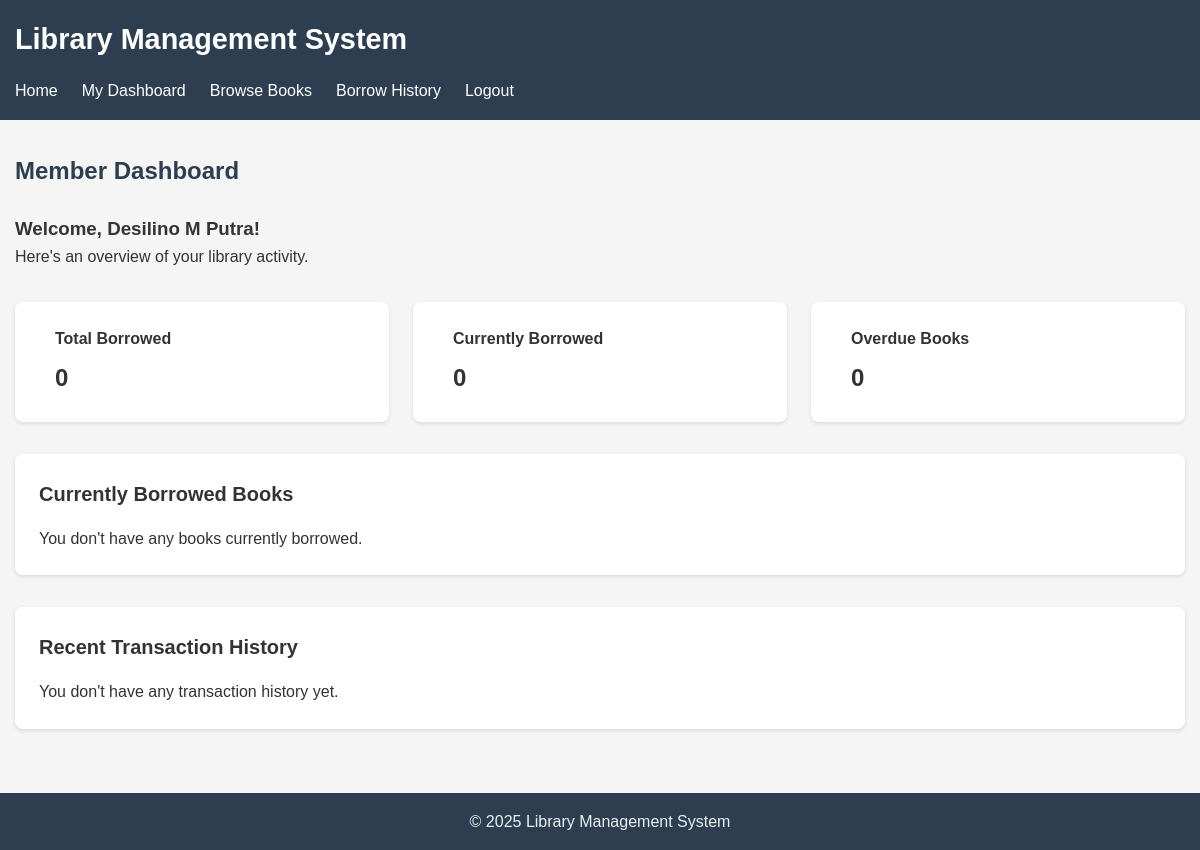
Page /member/dashboard.php (signed in) on the earlier database version.
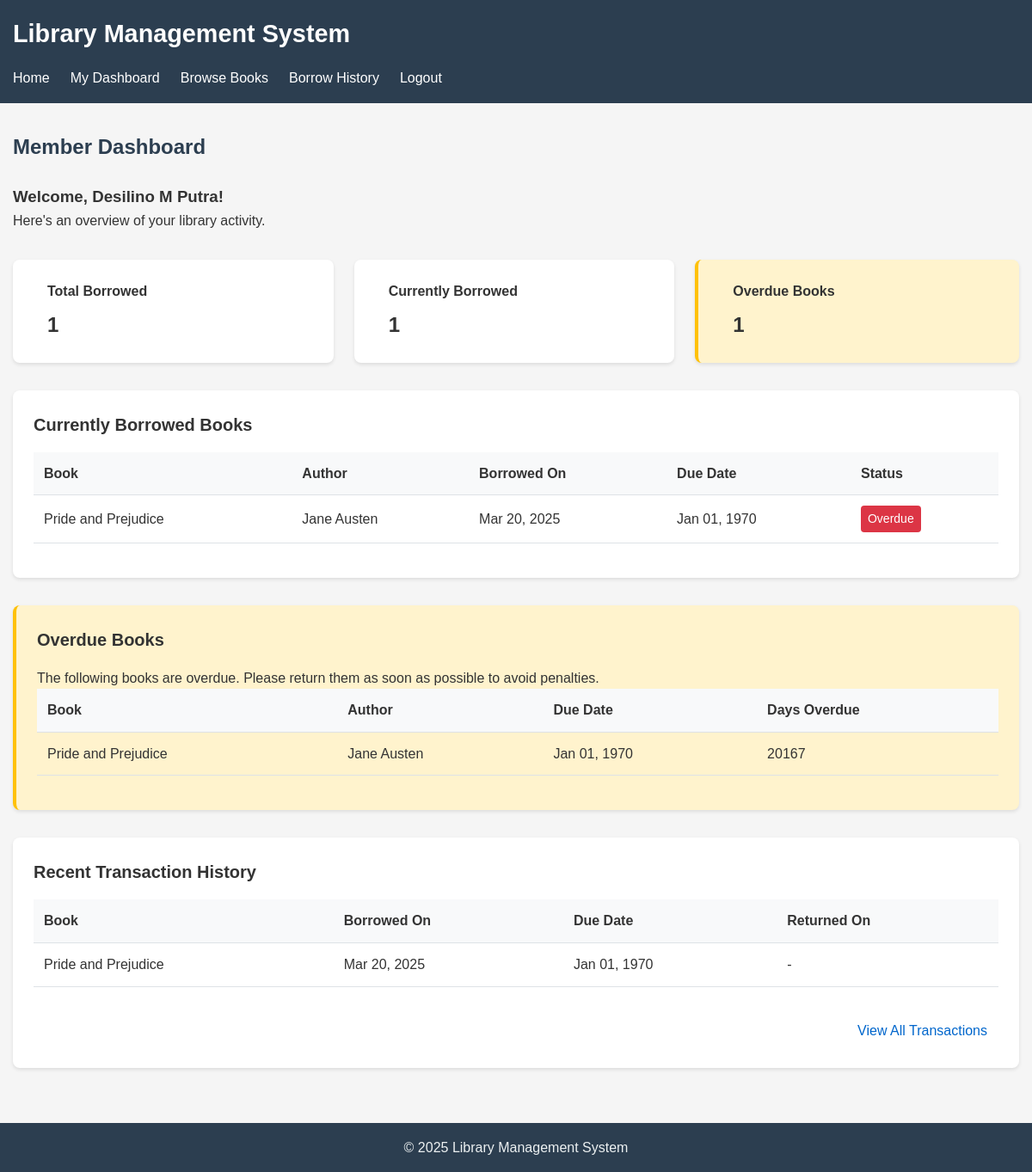
Same page on the later database version.
### tables this page shows
CREATE TABLE transactions (
    id INTEGER PRIMARY KEY AUTOINCREMENT,
    user_id INTEGER NOT NULL,
    book_id INTEGER NOT NULL,
    borrowed_at TIMESTAMP DEFAULT CURRENT_TIMESTAMP,
    due_date TIMESTAMP NOT NULL,
    returned_at TIMESTAMP,
    status TEXT NOT NULL CHECK (status IN ('borrowed', 'returned', 'overdue')),
    FOREIGN KEY (user_id) REFERENCES users(id),
    FOREIGN KEY (book_id) REFERENCES books(id)
);

CREATE TABLE books (
    id INTEGER PRIMARY KEY AUTOINCREMENT,
    title TEXT NOT NULL,
    author TEXT NOT NULL,
    publisher_id INTEGER,
    year INTEGER,
    isbn TEXT,
    genre TEXT,
    quantity INTEGER NOT NULL DEFAULT 1,
    available INTEGER NOT NULL DEFAULT 1,
    created_at TIMESTAMP DEFAULT CURRENT_TIMESTAMP,
    updated_at TIMESTAMP DEFAULT CURRENT_TIMESTAMP,
    FOREIGN KEY (publisher_id) REFERENCES publishers(id)
);

### includes/db.php (called while the page is built, shortened)
<?php
function get_db_connection() {
    static $db = null;
    if ($db === null) {
        $db_path = __DIR__ . '/../database/library.db';
        try {
            $db = new \SQLite3($db_path);
            $db->enableExceptions(true);
            $db->exec('PRAGMA foreign_keys = ON');
            $db->exec('PRAGMA journal_mode = WAL');
        } catch (\Exception $e) {
            die("Database connection failed: " . $e->getMessage());
        }
    }
    return $db;
}
function db_query($sql, $params = []) {
    $db = get_db_connection();
    try {
        $stmt = $db->prepare($sql);
        if (!empty($params)) {
            foreach ($params as $param => $value) {
                $type = is_int($value) ? SQLITE3_INTEGER : SQLITE3_TEXT;
                $stmt->bindValue($param, $value, $type);
            }
        }
        $result = $stmt->execute();
        return $result;
    } catch (\Exception $e) {
        error_log("Database query error: " . $e->getMessage() . " in query: " . $sql);
        return false;
    }
}
function db_fetch($result) {
    if ($result) {
        return $result->fetchArray(SQLITE3_ASSOC);
    }
    return false;
}
function db_fetch_all($result) {
    $rows = [];
    if ($result) {
        while ($row = $result->fetchArray(SQLITE3_ASSOC)) {
            $rows[] = $row;
        }
    }
    return $rows;
}

### includes/functions.php (called while the page is built, shortened)
<?php
require_once __DIR__ . '/db.php';
function get_user_active_transactions($user_id) {
    $result = db_query(
        "SELECT t.*, b.title, b.author, b.isbn
         FROM transactions t
         JOIN books b ON t.book_id = b.id
         WHERE t.user_id = :user_id AND t.status = 'borrowed'
         ORDER BY t.borrowed_at DESC",
        [':user_id' => $user_id]
    );
    return db_fetch_all($result);
}
function get_user_transaction_history($user_id, $limit = null) {
    $sql = "SELECT t.*, b.title, b.author, b.isbn
            FROM transactions t
            JOIN books b ON t.book_id = b.id
            WHERE t.user_id = :user_id
            ORDER BY t.borrowed_at DESC";
    if ($limit !== null) {
        $sql .= " LIMIT :limit";
        $result = db_query($sql, [':user_id' => $user_id, ':limit' => $limit]);
    } else {
        $result = db_query($sql, [':user_id' => $user_id]);
    }
    return db_fetch_all($result);
}
function get_user_overdue_books($user_id) {
    $current_date = date('Y-m-d H:i:s');
    $result = db_query(
        "SELECT t.*, b.title, b.author, b.isbn
         FROM transactions t
         JOIN books b ON t.book_id = b.id
         WHERE t.user_id = :user_id AND t.status = 'borrowed' AND t.due_date < :current_date
         ORDER BY t.due_date",
        [':user_id' => $user_id, ':current_date' => $current_date]
    );
    return db_fetch_all($result);
}
function count_user_transactions($user_id) {
    $result = db_query(
        "SELECT COUNT(*) as count FROM transactions WHERE user_id = :user_id",
        [':user_id' => $user_id]
    );
    $data = db_fetch($result);
    return $data ? (int)$data['count'] : 0;
}
function count_user_active_transactions($user_id) {
    $result = db_query(
        "SELECT COUNT(*) as count FROM transactions WHERE user_id = :user_id AND status = 'borrowed'",
        [':user_id' => $user_id]
    );
    $data = db_fetch($result);
    return $data ? (int)$data['count'] : 0;
}
function count_user_overdue_books($user_id) {
    $current_date = date('Y-m-d H:i:s');
    $result = db_query(
        "SELECT COUNT(*) as count FROM transactions
         WHERE user_id = :user_id AND status = 'borrowed' AND due_date < :current_date",
        [':user_id' => $user_id, ':current_date' => $current_date]
    );
    $data = db_fetch($result);
    return $data ? (int)$data['count'] : 0;
}

### member/dashboard.php (the view, shortened to what the changed rows need)
<?php
require_once __DIR__ . '/../includes/db.php';
require_once __DIR__ . '/../includes/functions.php';
require_once __DIR__ . '/../layouts/Layout.php';
$user_id = get_current_user_id();
$active_transactions = get_user_active_transactions($user_id);
$transaction_history = get_user_transaction_history($user_id, 5);
$overdue_books = get_user_overdue_books($user_id);
$total_borrowed = count_user_transactions($user_id);
$currently_borrowed = count_user_active_transactions($user_id);
$overdue_count = count_user_overdue_books($user_id);
?>
<div class="member-dashboard">
    <div class="stats-cards">
        <div class="stat-card">
            <div class="stat-content">
                <h4>Total Borrowed</h4>
                <p class="stat-value"><?php echo $total_borrowed; ?></p>
            </div>
        </div>
        <div class="stat-card">
            <div class="stat-content">
                <h4>Currently Borrowed</h4>
                <p class="stat-value"><?php echo $currently_borrowed; ?></p>
            </div>
        </div>
        <div class="stat-card <?php echo $overdue_count > 0 ? 'stat-card-warning' : ''; ?>">
            <div class="stat-content">
                <h4>Overdue Books</h4>
                <p class="stat-value"><?php echo $overdue_count; ?></p>
            </div>
        </div>
    </div>
    <div class="dashboard-section">
        <h3>Currently Borrowed Books</h3>
        <?php if (empty($active_transactions)): ?>
            <p>You don't have any books currently borrowed.</p>
        <?php else: ?>
            <div class="table-responsive">
                <table class="data-table">
                    <thead>
                        <tr>
                            <th>Book</th>
                            <th>Author</th>
                            <th>Borrowed On</th>
                            <th>Due Date</th>
                            <th>Status</th>
                        </tr>
                    </thead>
                    <tbody>
                        <?php foreach ($active_transactions as $transaction): ?>
                            <?php
                            $is_overdue = strtotime($transaction['due_date']) < time();
                            $status_class = $is_overdue ? 'status-overdue' : 'status-active';
                            $status_text = $is_overdue ? 'Overdue' : 'Active';
                            ?>
                            <tr>
                                <td><?php echo htmlspecialchars($transaction['title']); ?></td>
                                <td><?php echo htmlspecialchars($transaction['author']); ?></td>
                                <td><?php echo date('M d, Y', strtotime($transaction['borrowed_at'])); ?></td>
                                <td><?php echo date('M d, Y', strtotime($transaction['due_date'])); ?></td>
                                <td>
                                    <span class="status-badge <?php echo $status_class; ?>"><?php echo $status_text; ?></span>
                                </td>
                            </tr>
                        <?php endforeach; ?>
                    </tbody>
                </table>
            </div>
        <?php endif; ?>
    </div>
    <?php if (!empty($overdue_books)): ?>
        <div class="dashboard-section overdue-warning">
            <h3>Overdue Books</h3>
            <p>The following books are overdue. Please return them as soon as possible to avoid penalties.</p>
            <div class="table-responsive">
                <table class="data-table">
                    <thead>
                        <tr>
                            <th>Book</th>
                            <th>Author</th>
                            <th>Due Date</th>
                            <th>Days Overdue</th>
                        </tr>
                    </thead>
                    <tbody>
                        <?php foreach ($overdue_books as $book): ?>
                            <?php
                            $days_overdue = floor((time() - strtotime($book['due_date'])) / (60 * 60 * 24));
                            ?>
                            <tr>
                                <td><?php echo htmlspecialchars($book['title']); ?></td>
                                <td><?php echo htmlspecialchars($book['author']); ?></td>
                                <td><?php echo date('M d, Y', strtotime($book['due_date'])); ?></td>
                                <td><?php echo $days_overdue; ?></td>
                            </tr>
                        <?php endforeach; ?>
                    </tbody>
                </table>
            </div>
        </div>
    <?php endif; ?>
    <div class="dashboard-section">
        <h3>Recent Transaction History</h3>
        <?php if (empty($transaction_history)): ?>
            <p>You don't have any transaction history yet.</p>
        <?php else: ?>
            <div class="table-responsive">
                <table class="data-table">
                    <thead>
                        <tr>
                            <th>Book</th>
                            <th>Borrowed On</th>
                            <th>Due Date</th>
                            <th>Returned On</th>
                        </tr>
                    </thead>
                    <tbody>
                        <?php foreach ($transaction_history as $transaction): ?>
                            <tr>
                                <td><?php echo htmlspecialchars($transaction['title']); ?></td>
                                <td><?php echo date('M d, Y', strtotime($transaction['borrowed_at'])); ?></td>
                                <td><?php echo date('M d, Y', strtotime($transaction['due_date'])); ?></td>
                                <td>
                                    <?php echo $transaction['returned_at'] ? date('M d, Y', strtotime($transaction['returned_at'])) : '-'; ?>
                                </td>
                            </tr>
                        <?php endforeach; ?>
                    </tbody>
                </table>
            </div>
            <div class="view-all-link">
                <a href="/member/transactions.php" class="btn btn-outline-primary">View All Transactions</a>
            </div>
        <?php endif; ?>
    </div>
</div>

Differences in the rows shown:
added transactions: book.title "Pride and Prejudice", book.author "Jane Austen", borrowed_at "Mar 20, 2025", due_date "Jan 01, 1970", due_date "20167"
Other differences:
$total_borrowed: "0" → "1"
$currently_borrowed: "0" → "1"
$overdue_count: "0" → "1"
text no longer shown: "You don't have any books currently borrowed. You don't have any transaction history yet."
text now shown: "Book Author Borrowed On Due Date Status Overdue Books The following books are overdue. Please return them as soon as possible to avoid penalties. Book Author Due Date Days Overdue Book Borrowed On Due Date Returned On View All Transactions"
